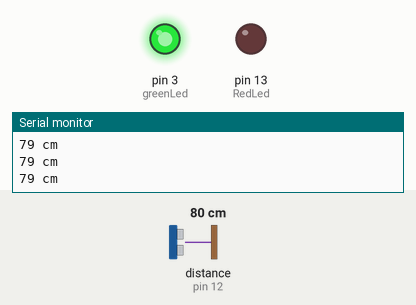
Recording of a sketch running on a simulated Arduino Uno, built with avr-gcc and run on an emulated ATmega328P. Shown: output pins drawn as LEDs (lit = HIGH), the last lines printed to the serial monitor. Wiring (inferred from the names in the program): ultrasonic range finder: trigger pin 11; echo pin 12. Inputs (shaded band) come from the test bench; at power-on: distance to the obstacle (sensor on pin 12) 80 cm. The echo pulse lasts 58.3 µs per cm; pins used as bus, display or sensor lines are not drawn.

Above: at 1.3 s.
1.4 s: distance to the obstacle (sensor on pin 12) set to 6 cm
2.9 s: distance to the obstacle (sensor on pin 12) set to 3 cm
At 3.5 s:
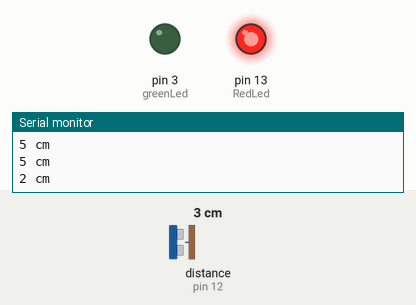
4.5 s: distance to the obstacle (sensor on pin 12) set to 9 cm
At 4.8 s:
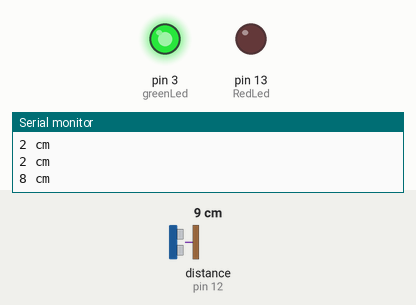
6.0 s: distance to the obstacle (sensor on pin 12) set to 2 cm
At 7.2 s:
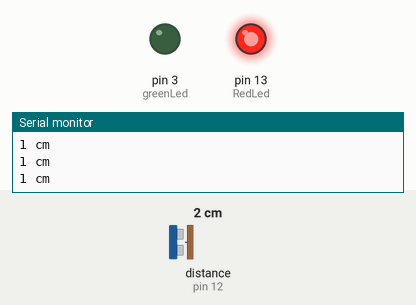
Timing chart, 0 to 8.5 s (numbered marks = the images above; inputs shaded):
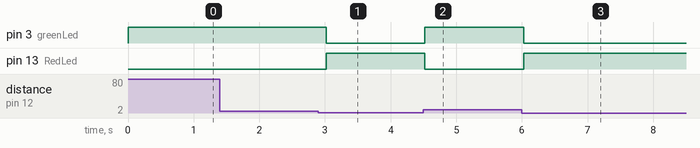

The sketch:

Ultrasonic_Sensor_Distance_Indication_with_LED.ino
```cpp
#define trigPin 11
#define echoPin 12
#define RedLed 13
#define greenLed 3

void setup() {
  Serial.begin (9600);
  pinMode(trigPin, OUTPUT);
  pinMode(echoPin, INPUT);
  pinMode(RedLed, OUTPUT);
  pinMode(greenLed, OUTPUT);
}

void loop() {
  long duration, distance;
  digitalWrite(trigPin, LOW);
  delayMicroseconds(2);
  digitalWrite(trigPin, HIGH);
  delayMicroseconds(10);
  digitalWrite(trigPin, LOW);
  duration = pulseIn(echoPin, HIGH);
  distance = (duration/2) / 29.1;

  if (distance < 4) {  // This is where the RED LED On/Off happens
      digitalWrite(RedLed,HIGH); // When the Red condition is met, the Green LED should turn off
      digitalWrite(greenLed,LOW);
  }
  else {
         digitalWrite(RedLed,LOW);
         digitalWrite(greenLed,HIGH);
  }


  if (distance >= 200 || distance <= 0){
      Serial.println("Out of range");
  }
  else {
        Serial.print(distance);
        Serial.println(" cm");
  }
  delay(500);
}
```

Measured:
- the behaviour switches between 5 and 4 cm on distance to the obstacle (sensor on pin 12) (found by bisection; images 0 and 1)
- after the input at 2.9 s, pin 3 (greenLed): HIGH → LOW after 0.12 s; pin 13 (RedLed): LOW → HIGH after 0.12 s
- after the input at 4.5 s, pin 3 (greenLed): LOW → HIGH at once; pin 13 (RedLed): HIGH → LOW at once
- after the input at 6.0 s, pin 3 (greenLed): HIGH → LOW at once; pin 13 (RedLed): LOW → HIGH at once
